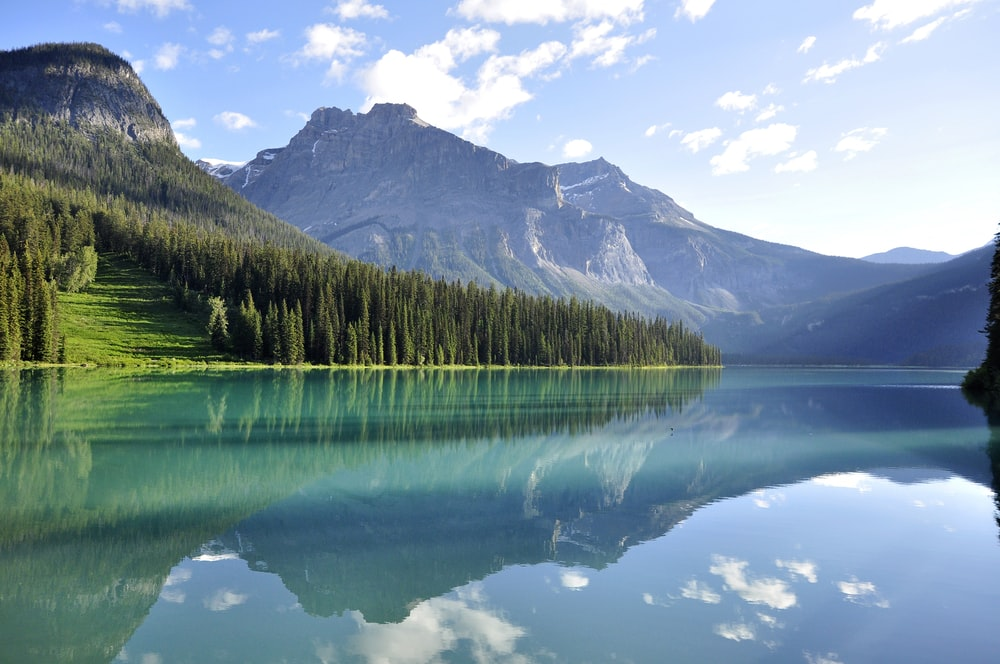
#> input picture Python/Opencv/images/nature.jpg, 1000 x 664 px, found by its file name
$ python basic_to_read_image.py
#> lines starting #> are read from the running program, lines starting #| are printed output that depends on the picture
import cv2

img = cv2.imread('files/nature.jpg',1)
#> img is the input picture: shape (664, 1000, 3); mean B, G, R 158.7, 145.8, 122.7
img = cv2.resize(img,(700,700))
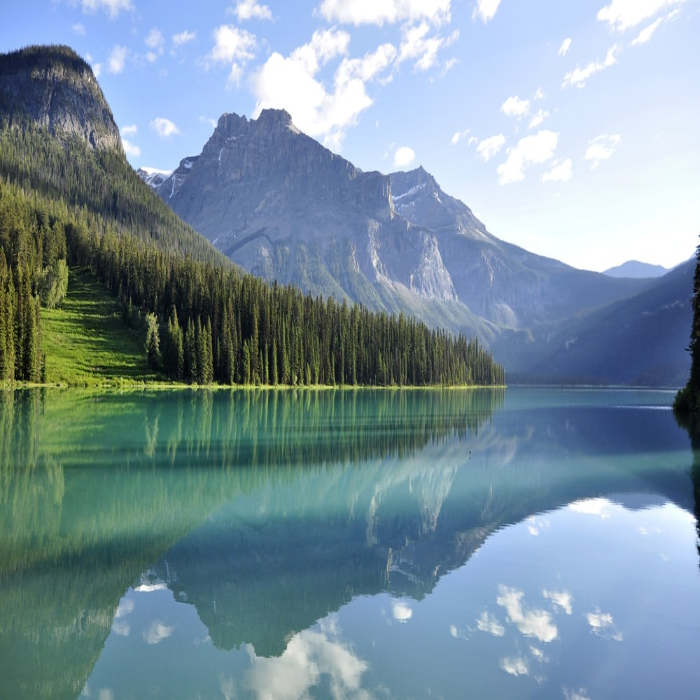
#> img: shape (700, 700, 3); mean B, G, R 158.6, 145.7, 122.6
img = cv2.rotate(img, cv2.ROTATE_90_CLOCKWISE)
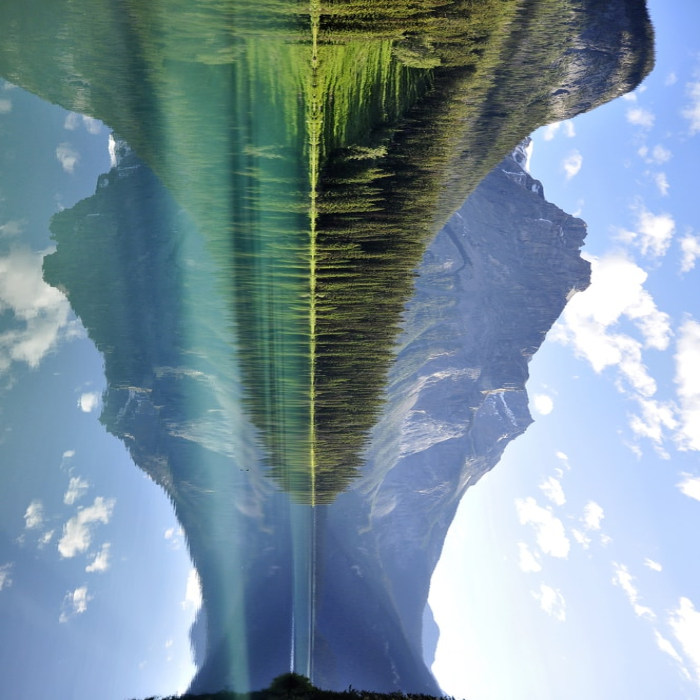
#> img: shape (700, 700, 3); mean B, G, R 158.6, 145.7, 122.6


cv2.imshow('Image', img)

cv2.waitKey(0)
cv2.destroyAllWindows()
